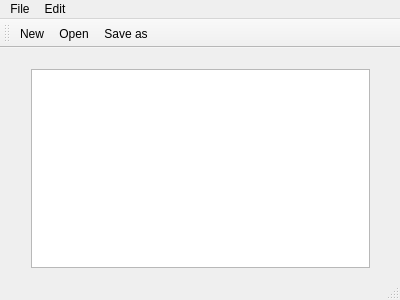
<?xml version="1.0" encoding="UTF-8"?>
<ui version="4.0">
 <class>MainWindow</class>
 <widget class="QMainWindow" name="MainWindow">
  <property name="geometry">
   <rect>
    <x>0</x>
    <y>0</y>
    <width>400</width>
    <height>300</height>
   </rect>
  </property>
  <property name="windowTitle">
   <string>MainWindow</string>
  </property>
  <widget class="QWidget" name="centralWidget">
   <widget class="QWidget" name="verticalLayoutWidget">
    <property name="geometry">
     <rect>
      <x>20</x>
      <y>10</y>
      <width>361</width>
      <height>221</height>
     </rect>
    </property>
    <layout class="QVBoxLayout" name="verticalLayout">
     <item>
      <widget class="QTextEdit" name="textEdit"/>
     </item>
    </layout>
   </widget>
  </widget>
  <widget class="QMenuBar" name="menuBar">
   <property name="geometry">
    <rect>
     <x>0</x>
     <y>0</y>
     <width>400</width>
     <height>21</height>
    </rect>
   </property>
   <widget class="QMenu" name="menuFile">
    <property name="title">
     <string>File</string>
    </property>
    <addaction name="actionNew"/>
    <addaction name="actionOpen"/>
    <addaction name="actionSave_as"/>
    <addaction name="actionPrint"/>
    <addaction name="actionQuit"/>
   </widget>
   <widget class="QMenu" name="menuEdit">
    <property name="title">
     <string>Edit</string>
    </property>
    <addaction name="actionPaste"/>
    <addaction name="actionCopy"/>
    <addaction name="actionCut"/>
    <addaction name="actionUndo"/>
    <addaction name="actionRedo"/>
   </widget>
   <addaction name="menuFile"/>
   <addaction name="menuEdit"/>
  </widget>
  <widget class="QToolBar" name="mainToolBar">
   <attribute name="toolBarArea">
    <enum>TopToolBarArea</enum>
   </attribute>
   <attribute name="toolBarBreak">
    <bool>false</bool>
   </attribute>
   <addaction name="actionNew"/>
   <addaction name="actionOpen"/>
   <addaction name="actionSave_as"/>
  </widget>
  <widget class="QStatusBar" name="statusBar"/>
  <action name="actionNew">
   <property name="icon">
    <iconset>
     <normalon>:/img/New.bmp</normalon>
    </iconset>
   </property>
   <property name="text">
    <string>New</string>
   </property>
  </action>
  <action name="actionSave_as">
   <property name="icon">
    <iconset resource="resources.qrc">
     <normaloff>:/img/Save.bmp</normaloff>:/img/Save.bmp</iconset>
   </property>
   <property name="text">
    <string>Save as</string>
   </property>
  </action>
  <action name="actionOpen">
   <property name="icon">
    <iconset resource="resources.qrc">
     <normaloff>:/img/Open.bmp</normaloff>:/img/Open.bmp</iconset>
   </property>
   <property name="text">
    <string>Open</string>
   </property>
  </action>
  <action name="actionPrint">
   <property name="text">
    <string>Print </string>
   </property>
  </action>
  <action name="actionQuit">
   <property name="text">
    <string>Quit</string>
   </property>
  </action>
  <action name="actionPaste">
   <property name="icon">
    <iconset resource="resources.qrc">
     <normaloff>:/img/Paste.bmp</normaloff>:/img/Paste.bmp</iconset>
   </property>
   <property name="text">
    <string>Paste</string>
   </property>
  </action>
  <action name="actionUndo">
   <property name="text">
    <string>Undo</string>
   </property>
  </action>
  <action name="actionRedo">
   <property name="text">
    <string>Redo</string>
   </property>
  </action>
  <action name="actionCopy">
   <property name="icon">
    <iconset>
     <normalon>:/img/Copy.bmp</normalon>
    </iconset>
   </property>
   <property name="text">
    <string>Copy</string>
   </property>
  </action>
  <action name="actionCut">
   <property name="icon">
    <iconset resource="resources.qrc">
     <normaloff>:/img/Cut.bmp</normaloff>:/img/Cut.bmp</iconset>
   </property>
   <property name="text">
    <string>Cut</string>
   </property>
  </action>
 </widget>
 <layoutdefault spacing="6" margin="11"/>
 <resources>
  <include location="resources.qrc"/>
 </resources>
 <connections/>
</ui>
